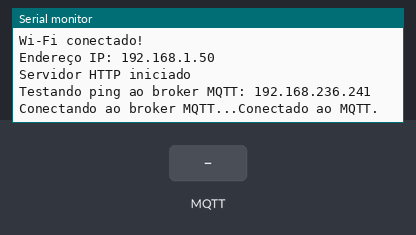
The sketch below on a simulated ESP32. Parts: the last lines printed to the serial monitor. The inputs (shaded band) are chosen by the test bench. WiFi joins after 1.5 s; servers stay silent unless stated; no MQTT or app messages arrive unless stated.

Above: at 2.7 s.
2.8 s: MQTT message "1" arrives on the first subscribed topic
At 4.0 s:
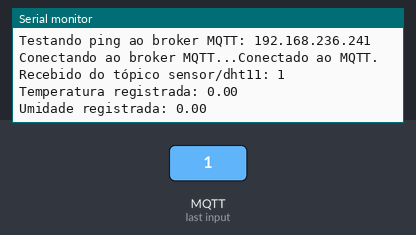
4.3 s: MQTT message "on" arrives on the first subscribed topic
At 5.3 s:
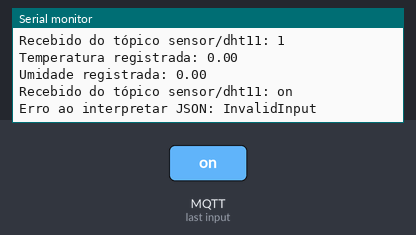
5.8 s: MQTT message "off" arrives on the first subscribed topic
At 6.4 s:
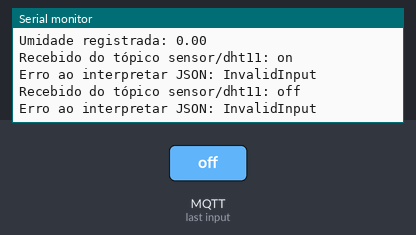

The sketch:

termometro.ino
```cpp
#include <WiFi.h>
#include <WebServer.h>
#include <PubSubClient.h>
#include <ArduinoJson.h>

// Configurações da rede Wi-Fi
const char* ssid = "rs";
const char* password = "12345679";
const char* mqtt_server = "192.168.236.241";
const int mqttPort = 1883;

WiFiClient espClient;
PubSubClient client(espClient);
WebServer server(80);

#define MAX_POINTS 50
float temperaturas[MAX_POINTS] = {0};
float umidades[MAX_POINTS] = {0};
int dataIndex = 0;

// Página web com gráfico melhorado (Temperatura e Umidade)
void handleRoot() {
  String html = R"rawliteral(
    <html>
    <head>
      <title>Gráfico de Temperatura e Umidade</title>
      <script src='https://cdn.jsdelivr.net/npm/chart.js'></script>
      <style>
        body { font-family: Arial; background: #f5f5f5; }
        .container { background: #fff; margin: 30px auto; padding: 20px; border-radius: 10px; width: 600px; box-shadow: 0 0 10px #ccc;}
        h2 { text-align: center; }
      </style>
    </head>
    <body>
      <div class="container">
        <h2>Temperatura e Umidade em tempo real</h2>
        <canvas id='grafico' width='550' height='300'></canvas>
      </div>
      <script>
        let ctx = document.getElementById('grafico').getContext('2d');
        let chart = new Chart(ctx, {
          type: 'line',
          data: {
            labels: Array.from({length: 50}, (_,i)=>i+1),
            datasets: [
              {
                label: 'Temperatura (°C)',
                data: [],
                borderColor: 'red',
                backgroundColor: 'rgba(255,0,0,0.07)',
                borderWidth: 2,
                fill: true,
                tension: 0.4,
                pointRadius: 2
              },
              {
                label: 'Umidade (%)',
                data: [],
                borderColor: 'blue',
                backgroundColor: 'rgba(0,0,255,0.07)',
                borderWidth: 2,
                fill: true,
                tension: 0.4,
                pointRadius: 2
              }
            ]
          },
          options: {
            animation: false,
            responsive: false,
            scales: {
              y: {
                beginAtZero: true,
                title: { display: true, text: 'Valor' }
              },
              x: {
                title: { display: true, text: 'Amostra' }
              }
            },
            plugins: {
              legend: {
                display: true,
                position: 'top'
              },
              title: {
                display: true,
                text: 'Últimas 50 Amostras'
              }
            }
          }
        });

        function atualizarGrafico() {
          fetch('/dados')
            .then(res => res.json())
            .then(dados => {
              chart.data.labels = dados.labels;
              chart.data.datasets[0].data = dados.temperaturas;
              chart.data.datasets[1].data = dados.umidades;
              chart.update();
            });
        }
        setInterval(atualizarGrafico, 2000);
        atualizarGrafico();
      </script>
    </body>
    </html>
  )rawliteral";

  server.send(200, "text/html", html);
}

// Endpoint para enviar os dados de temperatura e umidade (JSON)
void handleDados() {
  String json = "{";
  json += "\"labels\":[";
  for (int i = 0; i < MAX_POINTS; i++) {
    json += String(i+1);
    if (i < MAX_POINTS - 1) json += ",";
  }
  json += "],\"temperaturas\":[";
  for (int i = 0; i < MAX_POINTS; i++) {
    json += String(temperaturas[(dataIndex + i) % MAX_POINTS], 1);
    if (i < MAX_POINTS - 1) json += ",";
  }
  json += "],\"umidades\":[";
  for (int i = 0; i < MAX_POINTS; i++) {
    json += String(umidades[(dataIndex + i) % MAX_POINTS], 1);
    if (i < MAX_POINTS - 1) json += ",";
  }
  json += "]}";
  server.send(200, "application/json", json);
}

// Callback MQTT
void mqttCallback(char* topic, byte* payload, unsigned int length) {
  char message[length + 1];
  memcpy(message, payload, length);
  message[length] = '\0';

  Serial.print("Recebido do tópico ");
  Serial.print(topic);
  Serial.print(": ");
  Serial.println(message);

  StaticJsonDocument<128> doc;
  DeserializationError err = deserializeJson(doc, message);

  if (err) {
    Serial.print("Erro ao interpretar JSON: ");
    Serial.println(err.c_str());
    return;
  }

  // Correção aqui: usando as<float>() para conversão
  float temp = doc["temperatura"].as<float>();
  float umi = doc["umidade"].as<float>();

  temperaturas[dataIndex] = temp;
  umidades[dataIndex] = umi;
  dataIndex = (dataIndex + 1) % MAX_POINTS;

  Serial.print("Temperatura registrada: ");
  Serial.println(temp);
  Serial.print("Umidade registrada: ");
  Serial.println(umi);
}

// Reconecta ao MQTT se necessário
void reconnect() {
  while (!client.connected()) {
    Serial.print("Testando ping ao broker MQTT: ");
    Serial.println(mqtt_server);
    Serial.print("Conectando ao broker MQTT...");
    if (client.connect("ESP32_RECEPTOR")) {
      Serial.println("Conectado ao MQTT.");
      client.subscribe("sensor/dht11");
    } else {
      Serial.print("Erro MQTT: ");
      Serial.print(client.state());
      Serial.println(". Tentando novamente em 5 segundos...");
      delay(5000);
    }
  }
}

// Conexão Wi-Fi
void conectarWiFi() {
  Serial.print("Conectando ao Wi-Fi: ");
  Serial.println(ssid);

  WiFi.begin(ssid, password);

  unsigned long inicio = millis();
  const unsigned long timeout = 15000;

  while (WiFi.status() != WL_CONNECTED && millis() - inicio < timeout) {
    delay(500);
    Serial.print(".");
  }
  if (WiFi.status() == WL_CONNECTED) {
    Serial.println("\nWi-Fi conectado!");
    Serial.print("Endereço IP: ");
    Serial.println(WiFi.localIP());
  } else {
    Serial.println("\nFalha ao conectar ao Wi-Fi.");
  }
}

// Setup do ESP32
void setup() {
  Serial.begin(115200);
  conectarWiFi();

  client.setServer(mqtt_server, mqttPort);
  client.setCallback(mqttCallback);

  server.on("/", handleRoot);
  server.on("/dados", handleDados);
  server.begin();
  Serial.println("Servidor HTTP iniciado");
}

// Loop principal
void loop() {
  if (WiFi.status() != WL_CONNECTED) {
    conectarWiFi();
  }
  if (!client.connected()) {
    reconnect();
  }
  client.loop();
  server.handleClient();
}
```

Measured:
- after the input at 2.8 s, the serial monitor: prints a new line at once (image 1)
- after the input at 4.3 s, the serial monitor: prints a new line at once (image 2)
- after the input at 5.8 s, the serial monitor: prints a new line at once (image 3)
